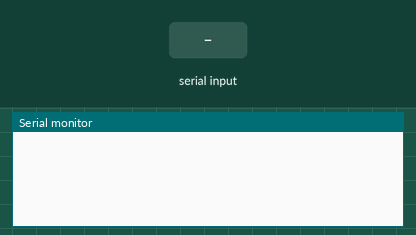
A sketch run on a simulated Arduino Uno, built with avr-gcc and run on an emulated ATmega328P. Shown: the last lines printed to the serial monitor. The inputs (shaded band) are chosen by the test bench.

Above: at 1.2 s.
1.3 s: "1" received over Serial
At 1.7 s:
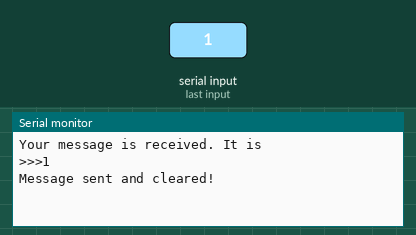
2.8 s: "0" received over Serial
At 4.0 s:
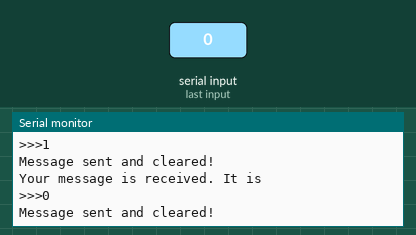
4.3 s: "2" received over Serial
At 5.1 s:
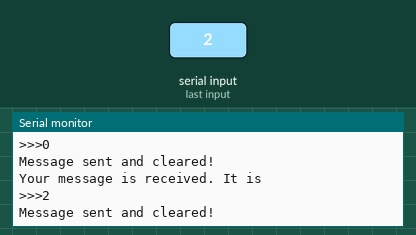

The sketch:

serial_communication_using_string.ino
```cpp
/* This script echoes the message (String) sent to the serial port.
Normally, we use characters and integers to send data.
This script illustrates how "String" data type can be sent.
Test this by writing a string in the serial input and see the string echoed back to you on the serial output. */


String message;  // string that stores an incoming serial message


void setup() {
  Serial.begin(9600);
}


void loop() {
  while (Serial.available()) {       // while data is available on the serial
    message += char(Serial.read());  // build a string by adding each character from serial string input
  }
  if (!Serial.available()) {
    if (message != "") {                                      // if data is available
      Serial.print("Your message is received. It is \n>>>");  // wrapper
      Serial.println(message);                                // diplay data
      message = "";                                           // clear data
      Serial.println("Message sent and cleared! \n");         // wrapper
    }
  }
}
```

Measured:
- after the input at 1.3 s, the serial monitor: prints a new line at once (image 1)
- after the input at 2.8 s, the serial monitor: prints a new line at once (image 2)
- after the input at 4.3 s, the serial monitor: prints a new line at once (image 3)
